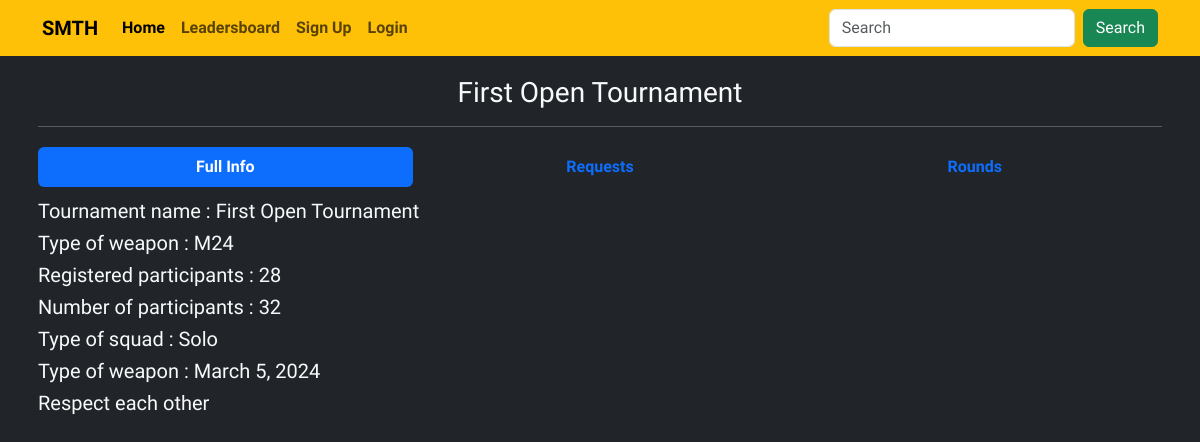
Screenshot of /16f3088e-bdb4-46a4-9301-18c6ce8c810e/alldetail with the database file from the repository.
### base/models.py (models this page shows, shortened)
class Tournament(models.Model):
   WEAPON = {
       'M416':'M416',
       'M24':'M24'
   }
   SQUAD = {
       'Solo':'Solo',
       'Duo':'Duo',
       'Squad':'Squad'
   }
   id = models.UUIDField(primary_key=True, editable=False, default=uuid.uuid4)
   tournament_name = models.CharField(max_length=50)
   tournament_rules = models.TextField()
   participants = models.IntegerField()
   squad = models.CharField(max_length=30, choices=SQUAD)
   weapon = models.CharField(max_length=50, choices=WEAPON)
   started = models.BooleanField(blank=True,null=True)
   start_date = models.DateField(blank=True,null=True)
   end_date = models.DateField(blank=True,null=True)
   finished = models.BooleanField(blank=True,null=True)
   available = models.BooleanField()

### base/views.py (the view)
# urls.py: path('<uuid:tour_id>/alldetail', views.tourdetail,name='tour_detailall'),
def tourdetail(request, tour_id):
    tour = Tournament.objects.get(id=tour_id)
    requests = Request.objects.all().filter(tournament=tour).order_by('-created')
    waiting = Request.objects.all().filter(tournament=tour,checked=False).count()
    rounds = Round.objects.all().filter(tournament=tour).order_by('date')
    context = {'tour':tour, 'requests':requests,'waiting':waiting, 'rounds':rounds}
    return render(request, 'forstaff/tourdetail.html', context)

### templates/forstaff/tourdetail.html (shortened to what this page needs)
{% extends 'base.html' %}
{% block content %}
<div class="container py-3 px-2 text-light">
<h3 class="text-center mt-1">{{tour.tournament_name}}</h3>
<hr>
<ul class="nav nav-pills mb-2 d-flex align-items-center nav-justified py-1" id="pills-tab" role="tablist">
    <li class="nav-item" role="presentation">
      <button class="nav-link active" id="pills-home-tab" data-bs-toggle="pill" data-bs-target="#pills-home" type="button" role="tab" aria-controls="pills-home" aria-selected="true">Full Info</button>
    </li>
    <li class="nav-item" role="presentation">
      <button class="nav-link" id="pills-profile-tab" data-bs-toggle="pill" data-bs-target="#pills-profile" type="button" role="tab" aria-controls="pills-profile" aria-selected="false">Requests {% if waiting %}<span class="badge text-bg-danger">{{waiting}}</span>{% endif %}</button>
    </li>
    <li class="nav-item" role="presentation">
      <button class="nav-link" id="pills-contact-tab" data-bs-toggle="pill" data-bs-target="#pills-contact" type="button" role="tab" aria-controls="pills-contact" aria-selected="false">Rounds</button>
    </li>
  </ul>
  <div class="tab-content" id="pills-tabContent">
    <div class="tab-pane fade show active" id="pills-home" role="tabpanel" aria-labelledby="pills-home-tab" tabindex="0">
        <div class="d-flex flex-column">
            <h5 class="">Tournament name : {{tour.tournament_name}}</h5>
            <h5 class="">Type of weapon : {{tour.weapon}}</h5>
            <h5 class="">Registered participants : 28</h5>
            <h5 class="">Number of participants : {{tour.participants}}</h5>
            <h5 class="">Type of squad : {{tour.squad}}</h5>
            <h5 class="">Type of weapon : {{tour.start_date}}</h5>
            <h5 class="">{{tour.tournament_rules|linebreaks}}</h5>
        </div>
    </div>
  </div>
</div>
{% endblock content %}

### rows the page displays
Tournament: tournament_name "First Open Tournament", weapon "M24", participants "32", squad "Solo", start_date "March 5, 2024", tournament_rules "Respect each other"
